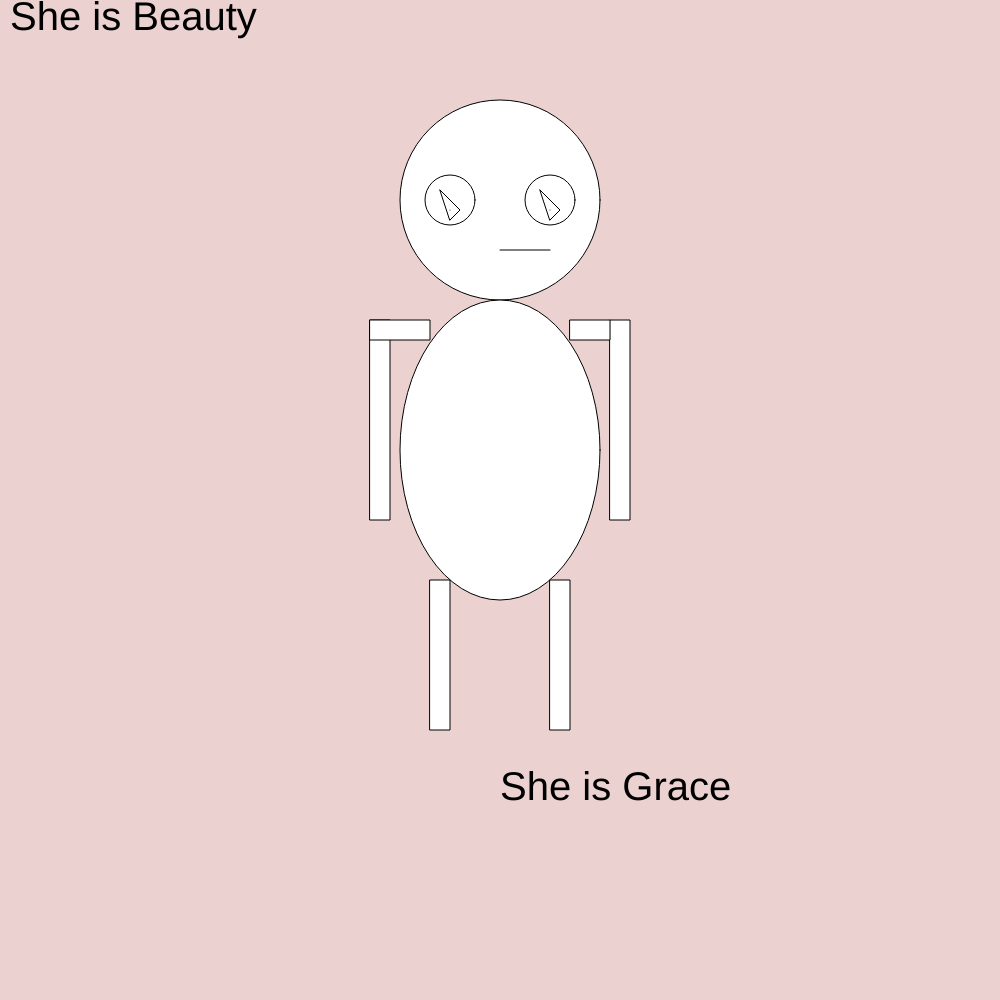
Frame 1 (no input)
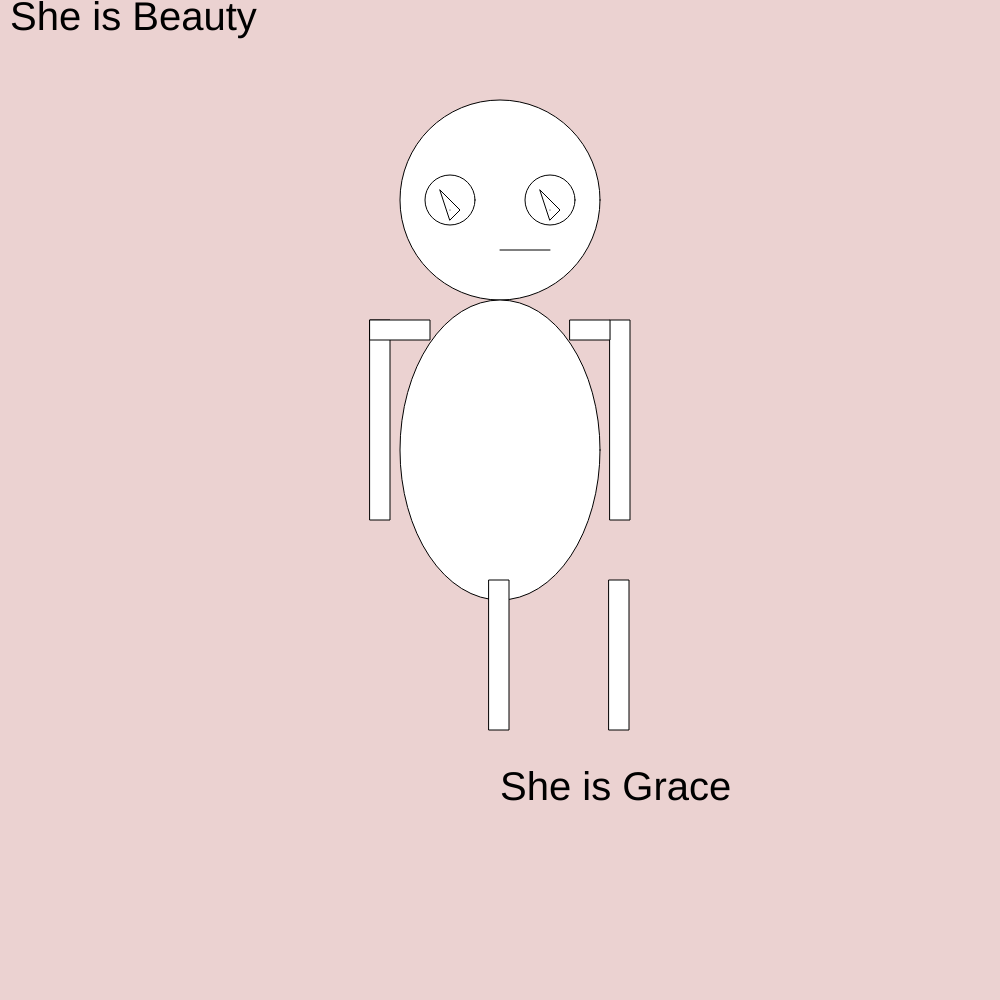
Frame 60 (no input)
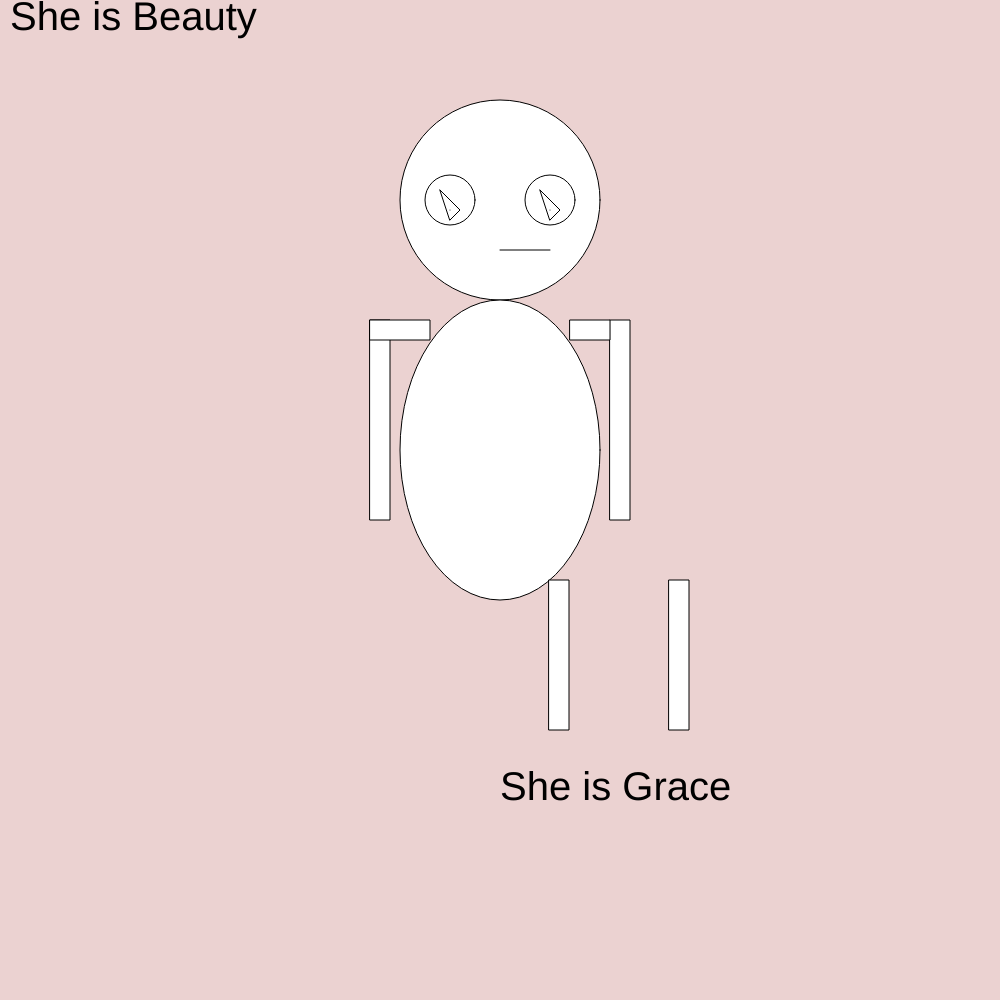
Frame 120 (the mouse pressed at the canvas centre since frame 60)

The p5.js sketch that drew these frames (run headless with seeded random() and noise() and a simulated clock; from frame 60 on, the mouse is pressed at the canvas centre):

// p5.js sketch
// ── sketch.js
var x = 550;
var y = 580; 
var rl = 430;
var movement = 1

function setup()
{
    createCanvas(1000,1000);
}
function draw()
{
    background(235,210,209);
    console.log("hi");
    textSize(40);
    text('She is Beauty', 10, 30);
    text('She is Grace',500,800);
    // head
    circle(500,200,200);
    //body
    ellipse(500,450,200,300);
    //arms
    rect(610,320,20,200);
    rect(570,320,40,20);
    //shoulders
    rect(370,320,20,200);
    rect(370,320,60,20);
    //eyes
    circle(450,200,50);
    circle(550,200,50);
    //mouth
    line(550,250,500,250);
    //legs
    rect(x,y,20,150);
    console.log(x)
    if(x >= 900)
    {
     movement*=-1;
    }
        x += movement;
    rect(rl,y,20,150);
    rl++;
    //inside eyes
    triangle(450,220,460,210,440,190);
    triangle(550,220,560,210,540,190);
    point(450,210);
    point(550,210);
    //two shapes moving back and fourth on x-axis
    //two shapes moving back and fourth on y-axis
    //shapes move at random speeds
    //make one shape move back and fourth along the x and y-axis (diagonally)
    //portait gets five times bigger and then smaller - repeat
    //extra credit
        //make head get bigger and then smaller continuously 
        //change colors of shapes every time they hit the wall 
        //change name text so it moves in a sqaure pattern
}
